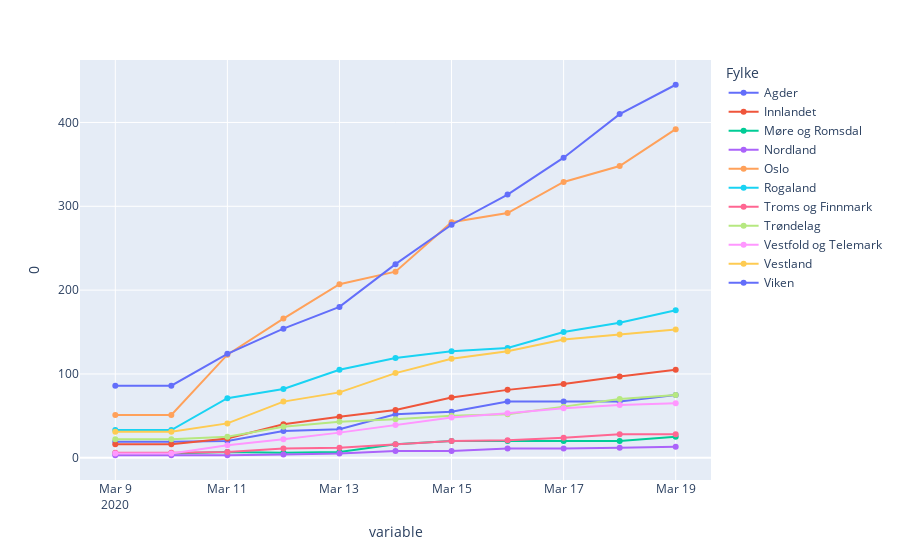

This figure's notebook cell:
### Code cell
import plotly.express as px
fig = px.scatter(unstacked, x="variable", y=0, color="Fylke")
fig.update_traces(mode="markers+lines")

### Figure 1 — Plotly figure (JSON) as saved in the notebook; plotly's stock layout.template omitted (floating-point values rounded to 4 significant figures)
{"data": [{"hoverlabel": {"namelength": 0}, "hovertemplate": "Fylke=Agder<br>variable=%{x}<br>0=%{y}", "legendgroup": "Agder", "marker": {"color": "#636efa", "symbol": "circle"}, "mode": "markers+lines", "name": "Agder", "showlegend": true, "type": "scatter", "x": ["2020-03-09T00:00:00", "2020-03-10T00:00:00", "2020-03-11T00:00:00", "2020-03-12T00:00:00", "2020-03-13T00:00:00", "2020-03-14T00:00:00", "2020-03-15T00:00:00", "2020-03-16T00:00:00", "2020-03-17T00:00:00", "2020-03-18T00:00:00", "2020-03-19T00:00:00"], "xaxis": "x", "y": [19, 19, 20, 32, 34, 52, 55, 67, 67, 67, 75], "yaxis": "y"}, {"hoverlabel": {"namelength": 0}, "hovertemplate": "Fylke=Innlandet<br>variable=%{x}<br>0=%{y}", "legendgroup": "Innlandet", "marker": {"color": "#EF553B", "symbol": "circle"}, "mode": "markers+lines", "name": "Innlandet", "showlegend": true, "type": "scatter", "x": ["2020-03-09T00:00:00", "2020-03-10T00:00:00", "2020-03-11T00:00:00", "2020-03-12T00:00:00", "2020-03-13T00:00:00", "2020-03-14T00:00:00", "2020-03-15T00:00:00", "2020-03-16T00:00:00", "2020-03-17T00:00:00", "2020-03-18T00:00:00", "2020-03-19T00:00:00"], "xaxis": "x", "y": [16, 16, 23, 40, 49, 57, 72, 81, 88, 97, 105], "yaxis": "y"}, {"hoverlabel": {"namelength": 0}, "hovertemplate": "Fylke=Møre og Romsdal<br>variable=%{x}<br>0=%{y}", "legendgroup": "Møre og Romsdal", "marker": {"color": "#00cc96", "symbol": "circle"}, "mode": "markers+lines", "name": "Møre og Romsdal", "showlegend": true, "type": "scatter", "x": ["2020-03-09T00:00:00", "2020-03-10T00:00:00", "2020-03-11T00:00:00", "2020-03-12T00:00:00", "2020-03-13T00:00:00", "2020-03-14T00:00:00", "2020-03-15T00:00:00", "2020-03-16T00:00:00", "2020-03-17T00:00:00", "2020-03-18T00:00:00", "2020-03-19T00:00:00"], "xaxis": "x", "y": [5, 5, 7, 6, 7, 16, 20, 20, 20, 20, 25], "yaxis": "y"}, {"hoverlabel": {"namelength": 0}, "hovertemplate": "Fylke=Nordland<br>variable=%{x}<br>0=%{y}", "legendgroup": "Nordland", "marker": {"color": "#ab63fa", "symbol": "circle"}, "mode": "markers+lines", "name": "Nordland", "showlegend": true, "type": "scatter", "x": ["2020-03-09T00:00:00", "2020-03-10T00:00:00", "2020-03-11T00:00:00", "2020-03-12T00:00:00", "2020-03-13T00:00:00", "2020-03-14T00:00:00", "2020-03-15T00:00:00", "2020-03-16T00:00:00", "2020-03-17T00:00:00", "2020-03-18T00:00:00", "2020-03-19T00:00:00"], "xaxis": "x", "y": [3, 3, 3, 4, 5, 8, 8, 11, 11, 12, 13], "yaxis": "y"}, {"hoverlabel": {"namelength": 0}, "hovertemplate": "Fylke=Oslo<br>variable=%{x}<br>0=%{y}", "legendgroup": "Oslo", "marker": {"color": "#FFA15A", "symbol": "circle"}, "mode": "markers+lines", "name": "Oslo", "showlegend": true, "type": "scatter", "x": ["2020-03-09T00:00:00", "2020-03-10T00:00:00", "2020-03-11T00:00:00", "2020-03-12T00:00:00", "2020-03-13T00:00:00", "2020-03-14T00:00:00", "2020-03-15T00:00:00", "2020-03-16T00:00:00", "2020-03-17T00:00:00", "2020-03-18T00:00:00", "2020-03-19T00:00:00"], "xaxis": "x", "y": [51, 51, 123, 166, 207, 222, 281, 292, 329, 348, 392], "yaxis": "y"}, {"hoverlabel": {"namelength": 0}, "hovertemplate": "Fylke=Rogaland<br>variable=%{x}<br>0=%{y}", "legendgroup": "Rogaland", "marker": {"color": "#19d3f3", "symbol": "circle"}, "mode": "markers+lines", "name": "Rogaland", "showlegend": true, "type": "scatter", "x": ["2020-03-09T00:00:00", "2020-03-10T00:00:00", "2020-03-11T00:00:00", "2020-03-12T00:00:00", "2020-03-13T00:00:00", "2020-03-14T00:00:00", "2020-03-15T00:00:00", "2020-03-16T00:00:00", "2020-03-17T00:00:00", "2020-03-18T00:00:00", "2020-03-19T00:00:00"], "xaxis": "x", "y": [33, 33, 71, 82, 105, 119, 127, 131, 150, 161, 176], "yaxis": "y"}, {"hoverlabel": {"namelength": 0}, "hovertemplate": "Fylke=Troms og Finnmark<br>variable=%{x}<br>0=%{y}", "legendgroup": "Troms og Finnmark", "marker": {"color": "#FF6692", "symbol": "circle"}, "mode": "markers+lines", "name": "Troms og Finnmark", "showlegend": true, "type": "scatter", "x": ["2020-03-09T00:00:00", "2020-03-10T00:00:00", "2020-03-11T00:00:00", "2020-03-12T00:00:00", "2020-03-13T00:00:00", "2020-03-14T00:00:00", "2020-03-15T00:00:00", "2020-03-16T00:00:00", "2020-03-17T00:00:00", "2020-03-18T00:00:00", "2020-03-19T00:00:00"], "xaxis": "x", "y": [6, 6, 7, 11, 12, 16, 20, 21, 24, 28, 28], "yaxis": "y"}, {"hoverlabel": {"namelength": 0}, "hovertemplate": "Fylke=Trøndelag<br>variable=%{x}<br>0=%{y}", "legendgroup": "Trøndelag", "marker": {"color": "#B6E880", "symbol": "circle"}, "mode": "markers+lines", "name": "Trøndelag", "showlegend": true, "type": "scatter", "x": ["2020-03-09T00:00:00", "2020-03-10T00:00:00", "2020-03-11T00:00:00", "2020-03-12T00:00:00", "2020-03-13T00:00:00", "2020-03-14T00:00:00", "2020-03-15T00:00:00", "2020-03-16T00:00:00", "2020-03-17T00:00:00", "2020-03-18T00:00:00", "2020-03-19T00:00:00"], "xaxis": "x", "y": [22, 22, 25, 37, 43, 46, 50, 52, 61, 70, 75], "yaxis": "y"}, {"hoverlabel": {"namelength": 0}, "hovertemplate": "Fylke=Vestfold og Telemark<br>variable=%{x}<br>0=%{y}", "legendgroup": "Vestfold og Telemark", "marker": {"color": "#FF97FF", "symbol": "circle"}, "mode": "markers+lines", "name": "Vestfold og Telemark", "showlegend": true, "type": "scatter", "x": ["2020-03-09T00:00:00", "2020-03-10T00:00:00", "2020-03-11T00:00:00", "2020-03-12T00:00:00", "2020-03-13T00:00:00", "2020-03-14T00:00:00", "2020-03-15T00:00:00", "2020-03-16T00:00:00", "2020-03-17T00:00:00", "2020-03-18T00:00:00", "2020-03-19T00:00:00"], "xaxis": "x", "y": [5, 5, 15, 22, 30, 39, 48, 53, 59, 63, 65], "yaxis": "y"}, {"hoverlabel": {"namelength": 0}, "hovertemplate": "Fylke=Vestland<br>variable=%{x}<br>0=%{y}", "legendgroup": "Vestland", "marker": {"color": "#FECB52", "symbol": "circle"}, "mode": "markers+lines", "name": "Vestland", "showlegend": true, "type": "scatter", "x": ["2020-03-09T00:00:00", "2020-03-10T00:00:00", "2020-03-11T00:00:00", "2020-03-12T00:00:00", "2020-03-13T00:00:00", "2020-03-14T00:00:00", "2020-03-15T00:00:00", "2020-03-16T00:00:00", "2020-03-17T00:00:00", "2020-03-18T00:00:00", "2020-03-19T00:00:00"], "xaxis": "x", "y": [31, 31, 41, 67, 78, 101, 118, 127, 141, 147, 153], "yaxis": "y"}, {"hoverlabel": {"namelength": 0}, "hovertemplate": "Fylke=Viken<br>variable=%{x}<br>0=%{y}", "legendgroup": "Viken", "marker": {"color": "#636efa", "symbol": "circle"}, "mode": "markers+lines", "name": "Viken", "showlegend": true, "type": "scatter", "x": ["2020-03-09T00:00:00", "2020-03-10T00:00:00", "2020-03-11T00:00:00", "2020-03-12T00:00:00", "2020-03-13T00:00:00", "2020-03-14T00:00:00", "2020-03-15T00:00:00", "2020-03-16T00:00:00", "2020-03-17T00:00:00", "2020-03-18T00:00:00", "2020-03-19T00:00:00"], "xaxis": "x", "y": [86, 86, 124, 154, 180, 231, 278, 314, 358, 410, 445], "yaxis": "y"}], "layout": {"legend": {"title": {"text": "Fylke"}, "tracegroupgap": 0}, "margin": {"t": 60}, "xaxis": {"anchor": "y", "domain": [0, 1], "title": {"text": "variable"}}, "yaxis": {"anchor": "x", "domain": [0, 1], "title": {"text": "0"}}}}
